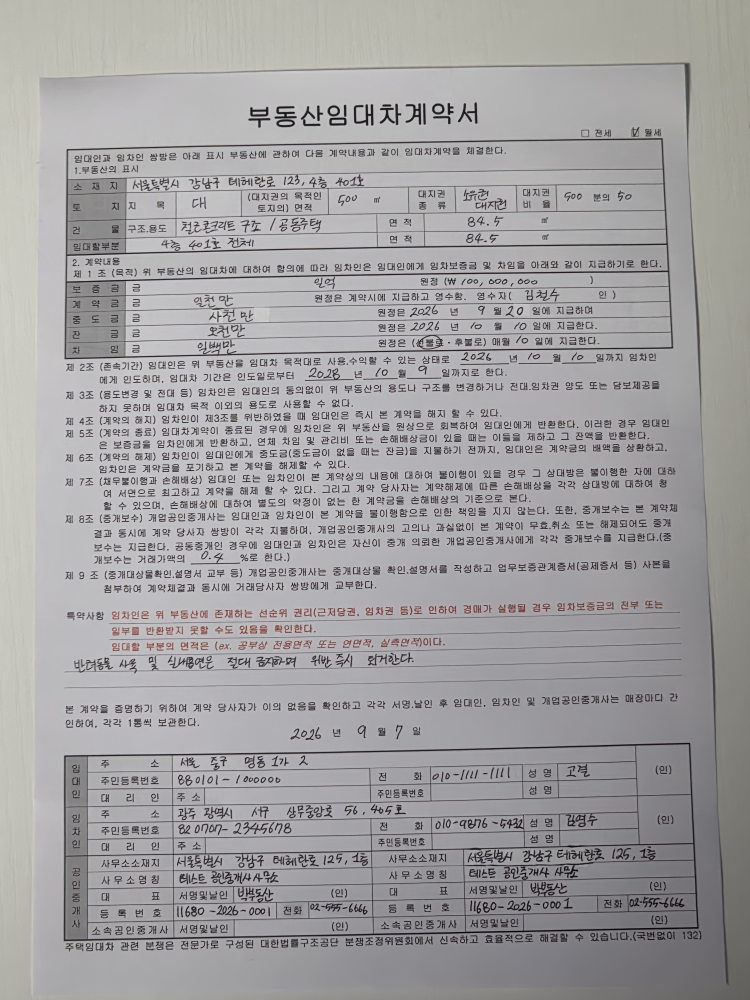
#> input picture sample.jpg, 3000 x 4000 px (shown at 1/4 size)
$ python TestReult.py
#> lines starting #> are read from the running program, lines starting #| are printed output that depends on the picture; after the words box and inside, x2 and y2 are one past the last pixel; in counts of white or black regions, pixels touching at a corner belong together
import json
import time
import warnings

import cv2
import numpy as np
import matplotlib.pyplot as plt
from PIL import Image


# ==============================================================
# 0. 유틸 함수
# ==============================================================
# [8 lines left out: function show, not called in this run]


def load_image(path):
    # cv2로 먼저 시도, 실패하면(jpg 등 비표준 포맷) PIL로 변환해서 재시도
    img = cv2.imread(path)
    if img is None:
        pil_img = Image.open(path).convert("RGB")
        img = cv2.cvtColor(np.array(pil_img), cv2.COLOR_RGB2BGR)
    gray = cv2.cvtColor(img, cv2.COLOR_BGR2GRAY)
    return img, gray


def get_scale_factor(img_w, img_h, ref_diag=2000):
    """
    기준 대각선 길이(ref_diag px) 대비 현재 이미지의 상대 배율.
    gap_thresh, boundary strip 폭처럼 절대 픽셀로 고정돼 있던 값들을
    해상도에 비례하도록 만드는 데 사용한다.
    """
    diag = (img_w ** 2 + img_h ** 2) ** 0.5
    return max(diag / ref_diag, 0.3)


# ==============================================================
# 1. 기울기 보정 (신규 - 추가 피드백 #10)
# ==============================================================
def deskew(img, gray, angle_limit=10.0):
    """
    HoughLinesP로 검출된 선분들의 각도 중앙값만큼 이미지를 회전시켜
    이후 단계의 '완전한 수평/수직' 가정이 깨지지 않도록 사전 보정한다.
    선이 검출되지 않으면 회전 없이 원본을 그대로 반환한다.
    """
    edges = cv2.Canny(gray, 50, 150, apertureSize=3)
    lines = cv2.HoughLinesP(
        edges, 1, np.pi / 180, threshold=100,
        minLineLength=min(gray.shape) * 0.2, maxLineGap=10
    )
    if lines is None:
        return img, gray, 0.0

    angles = []
    for x1, y1, x2, y2 in lines[:, 0]:
        angle = np.degrees(np.arctan2(y2 - y1, x2 - x1))
        if abs(angle) < angle_limit:
            angles.append(angle)
        elif abs(abs(angle) - 90) < angle_limit:
            angles.append(angle - 90 if angle > 0 else angle + 90)

    if not angles:
        return img, gray, 0.0

    rot_angle = float(np.median(angles))
    if abs(rot_angle) < 0.3:  # 무시할 수준의 미세한 기울기
        return img, gray, 0.0

    h, w = gray.shape
    center = (w // 2, h // 2)
    M = cv2.getRotationMatrix2D(center, rot_angle, 1.0)
    rotated_img = cv2.warpAffine(
        img, M, (w, h), flags=cv2.INTER_CUBIC, borderMode=cv2.BORDER_REPLICATE
    )
    rotated_gray = cv2.cvtColor(rotated_img, cv2.COLOR_BGR2GRAY)
    return rotated_img, rotated_gray, rot_angle


# ==============================================================
# 2. 전처리 + 이진화 (blockSize 해상도 비례 - 추가 피드백 #11)
# ==============================================================
def enhance_and_binarize(gray, scale=1.0, base_block_size=15, C=10):
    clahe = cv2.createCLAHE(clipLimit=3.0, tileGridSize=(8, 8))
    enhanced = clahe.apply(gray)

    block_size = int(base_block_size * scale)
    if block_size % 2 == 0:
        block_size += 1
    block_size = max(block_size, 3)

    bin_img = cv2.adaptiveThreshold(
        enhanced, 255, cv2.ADAPTIVE_THRESH_GAUSSIAN_C,
        cv2.THRESH_BINARY_INV, block_size, C
    )
    return bin_img


# ==============================================================
# 3. 수평/수직 선 추출 + 끊어진 선 보정 (h/v 축 분리 - 피드백 문서 2.3)
# ==============================================================
def extract_hv_lines(bin_img, img_w, img_h, h_ratio=0.4, v_ratio=0.4):
    h_len = max(10, int(img_w * h_ratio))
    v_len = max(10, int(img_h * v_ratio))
    h_kernel = cv2.getStructuringElement(cv2.MORPH_RECT, (h_len, 1))
    v_kernel = cv2.getStructuringElement(cv2.MORPH_RECT, (1, v_len))
    h_lines = cv2.morphologyEx(bin_img, cv2.MORPH_OPEN, h_kernel, iterations=1)
    v_lines = cv2.morphologyEx(bin_img, cv2.MORPH_OPEN, v_kernel, iterations=1)
    return h_lines, v_lines


def close_gaps(h_lines, v_lines, img_w, img_h, close_ratio=0.02):
    # 수정: 수평선은 img_w, 수직선은 img_h 기준으로 각각 계산 (기존엔 둘 다 img_w 사용)
    h_close_len = max(5, int(img_w * close_ratio))
    v_close_len = max(5, int(img_h * close_ratio))
    h_close = cv2.getStructuringElement(cv2.MORPH_RECT, (h_close_len, 1))
    v_close = cv2.getStructuringElement(cv2.MORPH_RECT, (1, v_close_len))
    h_out = cv2.morphologyEx(h_lines, cv2.MORPH_CLOSE, h_close)
    v_out = cv2.morphologyEx(v_lines, cv2.MORPH_CLOSE, v_close)
    return h_out, v_out


# ==============================================================
# 4. 문자 획('ㅣ','ㅡ') 오검출 제거 (기존 로직 유지)
# ==============================================================
def filter_short_components(mask, axis, min_len):
    n, labels, stats, _ = cv2.connectedComponentsWithStats(mask, connectivity=8)
    clean = np.zeros_like(mask)
    for i in range(1, n):
        length = stats[i, cv2.CC_STAT_WIDTH] if axis == 'h' else stats[i, cv2.CC_STAT_HEIGHT]
        if length >= min_len:
            clean[labels == i] = 255
    return clean


# ==============================================================
# 5. grid 좌표 추출 (gap_thresh 해상도 비례)
# ==============================================================
def cluster_positions(mask, axis, scale=1.0, gap_thresh_base=10):
    gap_thresh = max(3, int(gap_thresh_base * scale))
    proj = np.sum(mask, axis=1 if axis == 'h' else 0)
    idx = np.where(proj > 0)[0]
    if len(idx) == 0:
        return []
    clusters, start, prev = [], idx[0], idx[0]
    for i in idx[1:]:
        if i - prev > gap_thresh:
            clusters.append((start + prev) // 2)
            start = i
        prev = i
    clusters.append((start + prev) // 2)
    return sorted(clusters)


# ==============================================================
# 6. shared boundary 판정 (외곽 top/left 포함, 해상도 비례 strip)
# ==============================================================
# [74 lines left out: functions _boundary_ok, detect_boundaries, not called in this run]


# ==============================================================
# 7. Union-Find 기반 병합 셀 재구성
# ==============================================================
class UnionFind:
    def __init__(self, n):
        self.parent = list(range(n))

    # [114 lines left out: functions find, union, reconstruct_cells, draw_primitive_grid, draw_missing_boundaries, draw_final_cells, not called in this run]


# ==============================================================
# 실행 파이프라인
# ==============================================================
def run_pipeline(path="sample.jpg", save_json_path="cells.json", visualize=True):
#> called with path = 'sample.jpg', save_json_path = 'cells.json', visualize = True
    t0 = time.time()

    # 1) 이미지 로드
    img, gray = load_image(path)
#> in load_image, img is the input picture: shape (4000, 3000, 3); mean B, G, R 161.1, 160.1, 161.4
    img_h, img_w = gray.shape
#> img_h = 4000; img_w = 3000
    scale = get_scale_factor(img_w, img_h)
#> scale = 2.5

    # 2) 기울기 보정 (신규)
    img, gray, rot_angle = deskew(img, gray)
#> in deskew, `edges = cv2.Canny(gray, 50, 150, apertureSize=3)`:
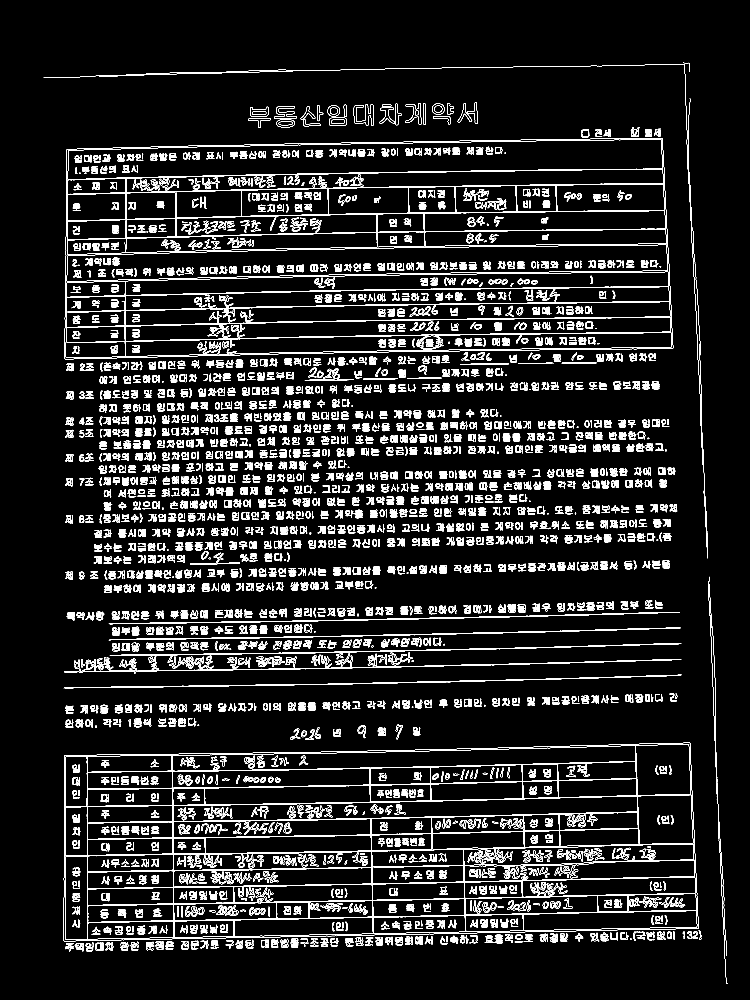
#> edges: shape (4000, 3000) (shown at 1/4 size); 4.9% white in thin lines or dots, all inside (x1, y1, x2, y2) = (174, 250, 2912, 3936)
#> in deskew, `lines = cv2.HoughLinesP( edges, 1, np.pi / 180, threshold=100, minLine..`: lines = None
#> rot_angle = 0
    img_h, img_w = gray.shape

    # 3) 전처리 + 이진화 (해상도 비례 파라미터)
    bin_img = enhance_and_binarize(gray, scale=scale)
#> in enhance_and_binarize, `enhanced = clahe.apply(gray)`:
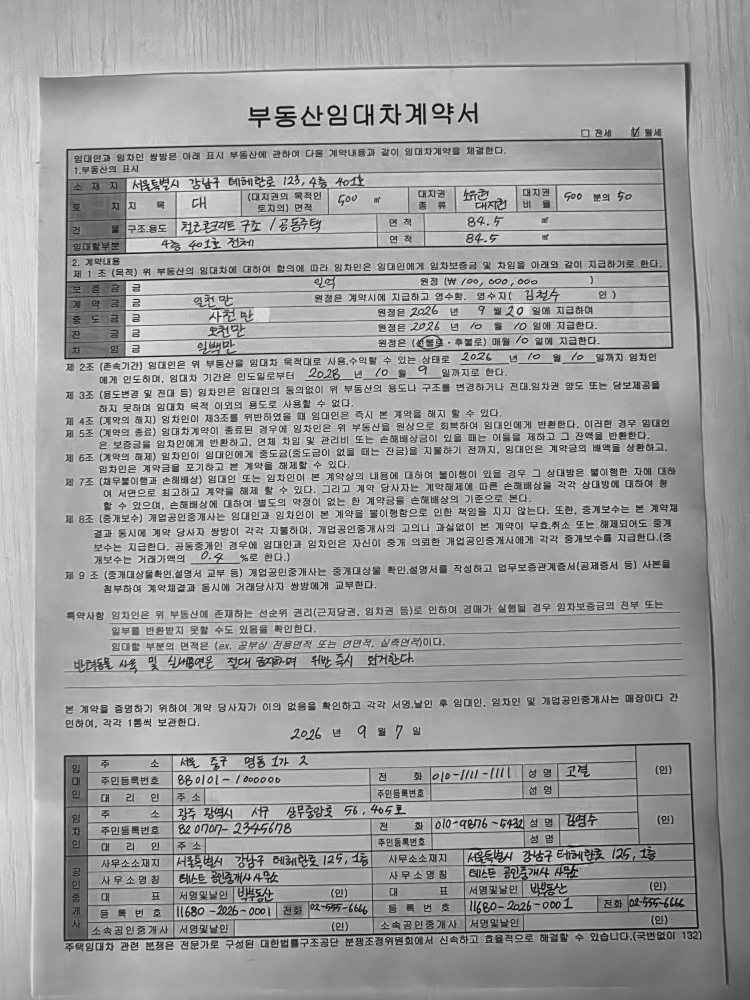
#> enhanced: shape (4000, 3000) (shown at 1/4 size); min 0, max 236, mean 158.5
#> in enhance_and_binarize, `bin_img = cv2.adaptiveThreshold( enhanced, 255, cv2.ADAPTIVE_THRESH_GA..`:
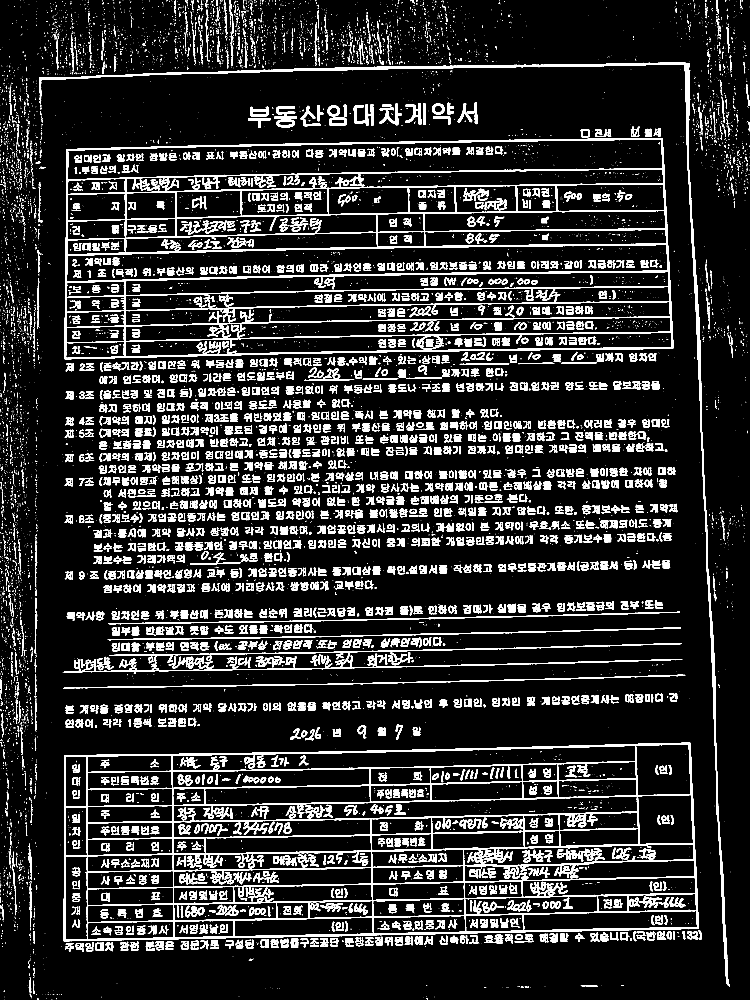
#> bin_img: shape (4000, 3000) (shown at 1/4 size); 11.6% white; 11206 white regions (7572 under 20 px), largest, box (x1, y1, x2, y2) and area: (255, 2970, 2796, 3765) 182702, (256, 552, 2694, 1437) 161064, (157, 248, 2920, 3946) 52331

    # 4) 선 추출 + 끊어진 선 보정 (h/v 축 분리 수정)
    h_lines, v_lines = extract_hv_lines(bin_img, img_w, img_h)
#> in extract_hv_lines, `h_lines = cv2.morphologyEx(bin_img, cv2.MORPH_OPEN, h_kernel, iteratio..`: h_lines: shape (4000, 3000); every value is 0
    h_lines, v_lines = close_gaps(h_lines, v_lines, img_w, img_h)

    # 5) 문자 오검출 제거
    h_clean = filter_short_components(h_lines, 'h', img_w * 0.15)
#> in filter_short_components, `n, labels, stats, _ = cv2.connectedComponentsWithStats(mask, connectiv..`: labels: shape (4000, 3000) int32; every value is 0
#> in filter_short_components, `n, labels, stats, _ = cv2.connectedComponentsWithStats(mask, connectiv..`: n = 1; stats = [[0, 0, 3000, 4000, 12000000]]
    v_clean = filter_short_components(v_lines, 'v', img_h * 0.15)

    # 6) grid 좌표 (gap_thresh 해상도 비례)
    rows = cluster_positions(h_clean, 'h', scale=scale)
#> in cluster_positions, `proj = np.sum(mask, axis=1 if axis == 'h' else 0)`: proj = 4000 values from 0 to 0
#> in cluster_positions, `idx = np.where(proj > 0)[0]`: idx = empty array
#> rows = []
    cols = cluster_positions(v_clean, 'v', scale=scale)
#> cols = []

    if len(rows) < 2 or len(cols) < 2:
        warnings.warn(
            f"표선 검출 실패로 grid를 만들 수 없습니다 "
            f"(검출된 행 경계 {len(rows)}개, 열 경계 {len(cols)}개). "
            f"이진화/기울기/전처리 파라미터를 먼저 점검하세요."
        )
        return None

    # 7) shared boundary 판정 (외곽 top/left 포함, 해상도 비례 strip)
    boundaries = detect_boundaries(h_clean, v_clean, rows, cols, scale=scale)

    # 8) Union-Find 기반 병합 셀 재구성
    cells, border_damage = reconstruct_cells(rows, cols, boundaries)

    # 9) 표준 cells.json 저장
    output = {
        "image": path,
        "method": "opencv_grid_merge",
        "rotation_deg": rot_angle,
        "cells": cells,
        "border_damage": border_damage
    }
    with open(save_json_path, "w", encoding="utf-8") as f:
        json.dump(output, f, ensure_ascii=False, indent=2)

    elapsed = time.time() - t0

    # ------------------------------------------------------------
    # 결과 확인 (3종 시각화)
    # ------------------------------------------------------------
    if visualize:
        show(cv2.bitwise_or(h_clean, v_clean), title="검출된 표선(정제 후)", cmap='gray')
        show(draw_primitive_grid(img, rows, cols), title="1. Primitive Grid")
        show(draw_missing_boundaries(img, rows, cols, boundaries),
             title="2. Missing Boundary 판정 결과 (빨강=내부, 파랑=외곽 top/left)")
        show(draw_final_cells(img, cells),
             title=f"3. 최종 General/Merged Cell 결과 (총 {len(cells)}개)")

    n_general = sum(1 for c in cells if c["type"] == "general")
    n_merged = sum(1 for c in cells if c["type"] == "merged")

    print(f"이미지 크기: {img_w} x {img_h} (스케일 팩터: {scale:.2f})")
    print(f"기울기 보정 각도: {rot_angle:.2f}도")
    print(f"검출된 행 개수: {len(rows) - 1}, 열 개수: {len(cols) - 1}")
    print(f"최종 셀 개수: {len(cells)} (general: {n_general}, merged: {n_merged})")
    print(f"표 왼쪽/위쪽 외곽선 손상 후보: {len(border_damage)}건")
    if border_damage:
        print("외곽선 손상 상세:", border_damage)
    print(f"처리 시간: {elapsed:.3f}초")
    print(f"cells.json 저장 완료: {save_json_path}")

    return output


if __name__ == "__main__":
    run_pipeline("sample.jpg")
